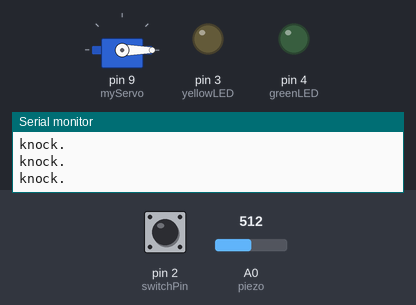
A sketch run on a simulated Arduino Uno, built with avr-gcc and run on an emulated ATmega328P. Shown: servo, output pins drawn as LEDs (lit = HIGH), the last lines printed to the serial monitor. Dashed ring = blinking. The test bench sets the inputs (shaded band); at power-on: pin 2 (switchPin) LOW, A0 (piezo) = 512.

Above: at 1.2 s.
1.3 s: pin 2 (switchPin) pulled HIGH for 3.2 s
At 5.23 s:
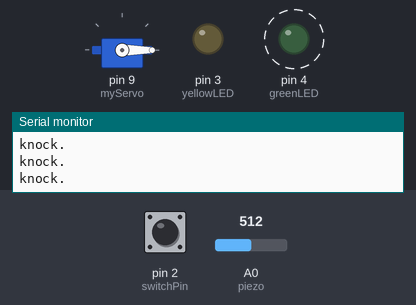
7.0 s: A0 (piezo) set to 105
11.7 s: A0 (piezo) set to 94
At 14.0 s:
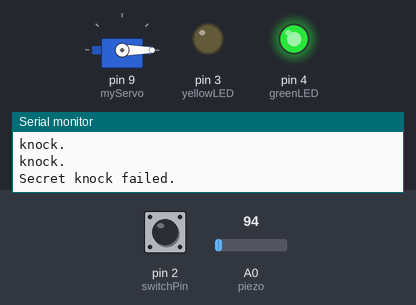
15.1 s: A0 (piezo) set to 110
At 17.2 s:
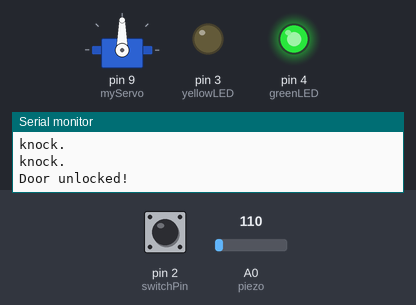
19.2 s: A0 (piezo) set to 90
At 22.1 s:
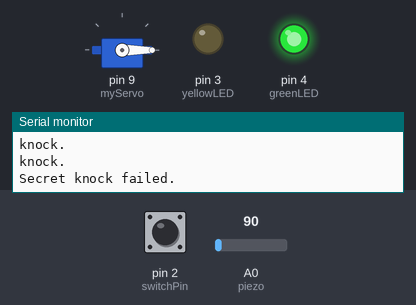
Timing chart, 0 to 23.6 s (numbered marks = the images above; inputs shaded):
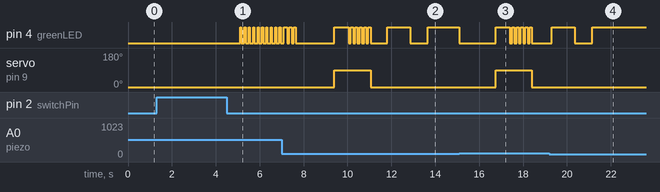

Measured:
- the behaviour switches between 100 and 99 on A0 (piezo) (found by bisection; images 1 and 2)
- after the input at 1.3 s, pin 4 (greenLED): alternates HIGH for 0.05 s and LOW for 0.15 s, starting after 3.8 s
- after the input at 11.7 s, servo on pin 9 (myServo): stays 0° (without the input it goes to 90° after 1.0 s)
- after the input at 15.1 s, pin 4 (greenLED): goes LOW 1.7 s, HIGH 0.65 s, 5 × (LOW 0.10 s, HIGH 0.10 s), then LOW, starting at once; servo on pin 9 (myServo): 0° → 90° after 1.7 s, → 0° 1.7 s later
- after the input at 19.2 s, servo on pin 9 (myServo): stays 0° (without the input it goes to 90° after 0.86 s)

The sketch:

SecretKnockLock.ino
```cpp
// import the library
#include <Servo.h>
// create an instance of the Servo library
Servo myServo;

const int piezo = A0;      // pin the piezo is attached to
const int switchPin = 2;    // pin the switch is attached to

const int yellowLED = 3;    // pin the yellow LED is attached to
const int greenLED = 4;    // pin the green LED is attached to
const int redLED = 5;   // pin the red LED is attached to

const int threshold=100;
const int rejectValue = 25;
const int avgRejectValue = 15;
const int knockFadeTime=150;
const int lockTurnTime = 650;
const int maxknocks = 10;
const int closedoor = 5;
const int knockComplete = 1200;
//const int lockMotor = 3;

// variable for the piezo value
int knockVal;
// variable for the switch value
int switchVal;

int Secretknock[maxknocks]={50,50,50,50,50,50,0,0,0,0};
int knockReads[maxknocks];
int knockSensorValue = 0;   //Last reading of the knock sensor
int buttonPressed = false;
void listenToSecretKnock();
/*// variables for the high and low limits of the knock value
const int quietKnock = 10;
const int loudKnock = 100;

// variable to indicate if locked or not
boolean locked = false;
// how many valid knocks you've received
  int numberOfKnocks = 0;
*/
void setup() {
  // attach the servo to pin 9
  myServo.attach(9);

  // make the LED pins outputs
  pinMode(yellowLED, OUTPUT);
  pinMode(redLED, OUTPUT);
  pinMode(greenLED, OUTPUT);

  // set the switch pin as an input
  pinMode(switchPin, INPUT);

  pinMode(closedoor, INPUT);

  // start serial communication for debugging
  Serial.begin(9600);

  // turn the green LED on
  digitalWrite(greenLED, HIGH);

  // move the servo to the unlocked position
  myServo.write(0);

  // print status to the Serial Monitor
//  Serial.println("the box is unlocked!");
}

void loop() {

  knockSensorValue=analogRead(piezo);
  if(digitalRead(switchPin) == HIGH){
    buttonPressed=true;
    digitalWrite(redLED,HIGH);
  }
  else{
    buttonPressed=false;
    digitalWrite(redLED,LOW);
  }
if(knockSensorValue>=threshold){
   listenToSecretKnock();
}
}
void listenToSecretKnock(){
 Serial.println("knock starting");

   myServo.write(0);


  int i = 0;
  // First lets reset the listening array.
  for (i=0;i<maxknocks;i++){
    knockReads[i]=0;
  }

  int currentKnockNumber=0;              // Incrementer for the array.
  int startTime=millis();                 // Reference for when this knock started.
  int now=millis();
  int validateKnock();
  digitalWrite(greenLED, LOW);            // we blink the LED for a bit as a visual indicator of the knock.
  if (buttonPressed==true){
     digitalWrite(redLED, LOW);                         // and the red one too if we're programming a new knock.
  }
  delay(knockFadeTime);                                 // wait for this peak to fade before we listen to the next one.
  digitalWrite(greenLED, HIGH);
  if (buttonPressed==true){
     digitalWrite(redLED, HIGH);
  }
  do {
    //listen for the next knock or wait for it to timeout.
    knockSensorValue = analogRead(piezo);
    if (knockSensorValue >=threshold){                   //got another knock...
      //record the delay time.
      Serial.println("knock.");
      now=millis();
      knockReads[currentKnockNumber] = now-startTime;
      currentKnockNumber ++;                             //increment the counter
      startTime=now;
      // and reset our timer for the next knock
      digitalWrite(greenLED, LOW);
      if (buttonPressed==true){
        digitalWrite(redLED, LOW);                       // and the red one too if we're programming a new knock.
      }
      delay(knockFadeTime);                              // again, a little delay to let the knock decay.
      digitalWrite(greenLED, HIGH);
      if (buttonPressed==true){
        digitalWrite(redLED, HIGH);
      }
    }

    now=millis();

    //did we timeout or run out of knocks?
  } while ((now-startTime < knockComplete) && (currentKnockNumber < maxknocks));

  //we've got our knock recorded, lets see if it's valid
  if (buttonPressed==false){             // only if we're not in progrmaing mode.
    if (validateKnock() == true){
      triggerDoorUnlock();
    } else {
      Serial.println("Secret knock failed.");
      digitalWrite(greenLED, LOW);      // We didn't unlock, so blink the red LED as visual feedback.
      for (i=0;i<4;i++){
        digitalWrite(redLED, HIGH);
        delay(100);
        digitalWrite(redLED, LOW);
        delay(100);
      }
      digitalWrite(greenLED, HIGH);
    }
  } else { // if we're in programming mode we still validate the lock, we just don't do anything with the lock
    validateKnock();
    // and we blink the green and red alternately to show that program is complete.
    Serial.println("New lock stored.");
    digitalWrite(redLED, LOW);
    digitalWrite(greenLED, HIGH);
    for (i=0;i<3;i++){
      delay(100);
      digitalWrite(redLED, HIGH);
      digitalWrite(greenLED, LOW);
      delay(100);
      digitalWrite(redLED, LOW);
      digitalWrite(greenLED, HIGH);
    }
  }
}


// Runs the motor (or whatever) to unlock the door.
void triggerDoorUnlock(){
  Serial.println("Door unlocked!");
  int i=0;

  // turn the motor on for a bit.
 // digitalWrite(lockMotor, HIGH);
  myServo.write(90);
  digitalWrite(greenLED, HIGH);            // And the green LED too.

  delay (lockTurnTime);                    // Wait a bit.

 // digitalWrite(lockMotor, LOW);            // Turn the motor off.
 /*  if(switchPin ==LOW){
     myServo.write(0);
     delay(10000);
   */
  // Blink the green LED a few times for more visual feedback.
  for (i=0; i < 5; i++){
      digitalWrite(greenLED, LOW);
      delay(100);
      digitalWrite(greenLED, HIGH);
      delay(100);
  }

}

// Sees if our knock matches the secret.
// returns true if it's a good knock, false if it's not.
// todo: break it into smaller functions for readability.
boolean validateKnock(){
  int i=0;

  // simplest check first: Did we get the right number of knocks?
  int currentKnockCount = 0;
  int secretKnockCount = 0;
  int maxKnockInterval = 0;               // We use this later to normalize the times.

  for (i=0;i<maxknocks;i++){
    if (knockReads[i] > 0){
      currentKnockCount++;
    }
    if (Secretknock[i] > 0){           //todo: precalculate this.
      secretKnockCount++;
    }

    if (knockReads[i] > maxKnockInterval){   // collect normalization data while we're looping.
      maxKnockInterval = knockReads[i];
    }
  }

  // If we're recording a new knock, save the info and get out of here.
  if (buttonPressed==true){
      for (i=0;i<maxknocks;i++){ // normalize the times
        Secretknock[i]= map(knockReads[i],0, maxKnockInterval, 0, 100);
      }
      // And flash the lights in the recorded pattern to let us know it's been programmed.
      digitalWrite(greenLED, LOW);
      digitalWrite(redLED, LOW);
      delay(1000);
      digitalWrite(greenLED, HIGH);
      digitalWrite(redLED, HIGH);
      delay(50);
      for (i = 0; i < maxknocks ; i++){
        digitalWrite(greenLED, LOW);
        digitalWrite(redLED, LOW);
        // only turn it on if there's a delay
        if (Secretknock[i] > 0){
          delay( map(Secretknock[i],0, 100, 0, maxKnockInterval)); // Expand the time back out to what it was.  Roughly.
          digitalWrite(greenLED, HIGH);
          digitalWrite(redLED, HIGH);
        }
        delay(50);
      }
    return false;   // We don't unlock the door when we are recording a new knock.
  }

  if (currentKnockCount != secretKnockCount){
    return false;
  }

  /*  Now we compare the relative intervals of our knocks, not the absolute time between them.
      (ie: if you do the same pattern slow or fast it should still open the door.)
      This makes it less picky, which while making it less secure can also make it
      less of a pain to use if you're tempo is a little slow or fast.
  */
  int totaltimeDifferences=0;
  int timeDiff=0;
  for (i=0;i<maxknocks;i++){ // Normalize the times
    knockReads[i]= map(knockReads[i],0, maxKnockInterval, 0, 100);
    timeDiff = abs(knockReads[i]-Secretknock[i]);
    if (timeDiff > rejectValue){ // Individual value too far out of whack
      return false;
    }
    totaltimeDifferences += timeDiff;
  }
  // It can also fail if the whole thing is too inaccurate.
  if (totaltimeDifferences/secretKnockCount>avgRejectValue){
    return false;
  }

  return true;

}
```
